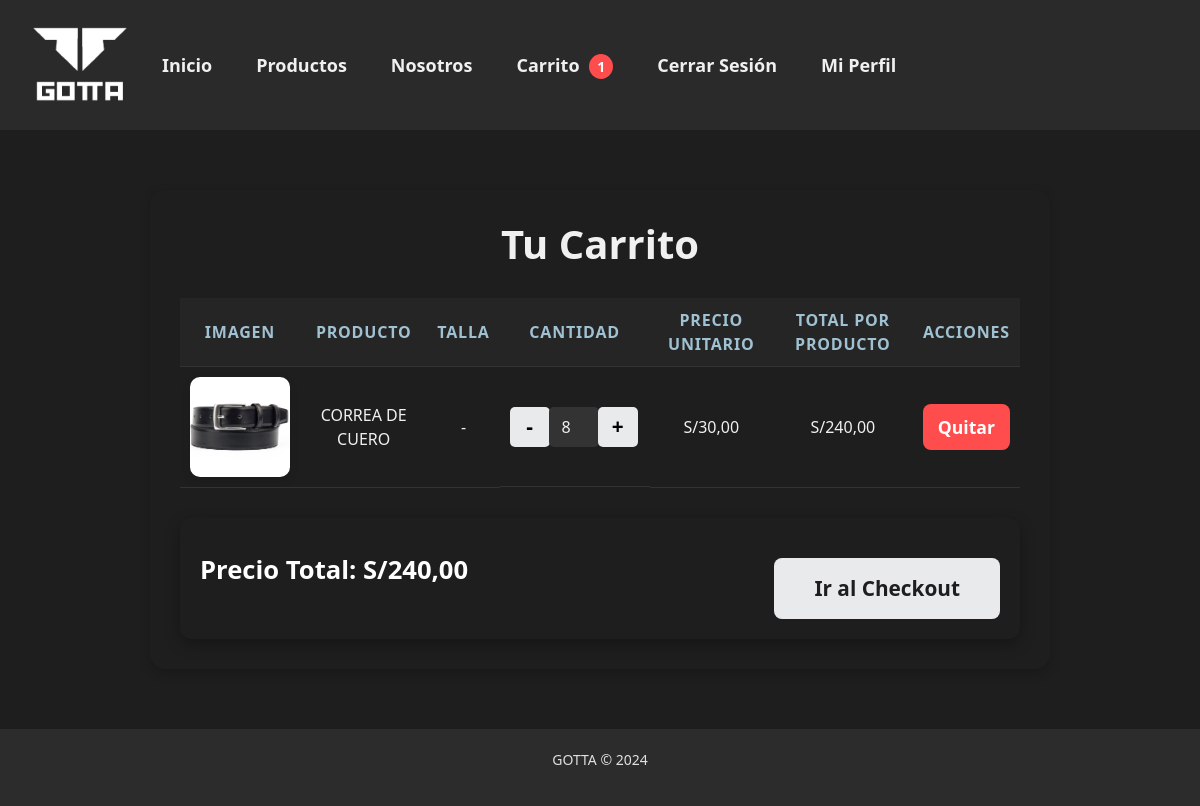
The page /cart/ (signed in) on the database as committed earlier.
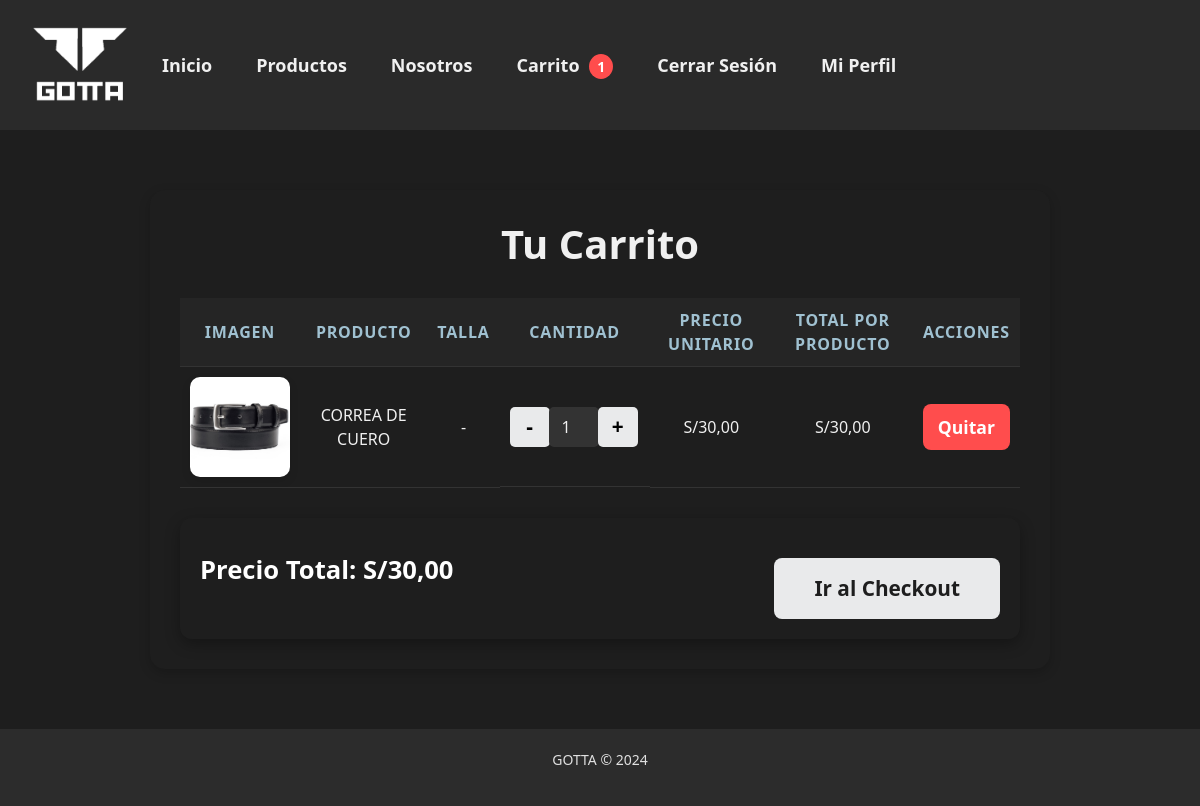
The same page on the database as committed later.
### appproject/models.py (models this page shows, shortened)
class CartItem(models.Model):
    cart = models.ForeignKey(Cart, on_delete=models.CASCADE, related_name='items')
    product_size = models.ForeignKey(ProductSize, on_delete=models.CASCADE)  # Relación con tamaño específico
    quantity = models.PositiveIntegerField(default=1)  # Añadimos valor por defecto

class ProductSize(models.Model):
    product = models.ForeignKey(Product, on_delete=models.CASCADE, related_name='sizes')
    size = models.ForeignKey(Size, on_delete=models.CASCADE)
    stock = models.PositiveIntegerField(default=0)

class Product(models.Model):
    name = models.CharField(max_length=255)
    description = models.TextField()
    price = models.DecimalField(max_digits=10, decimal_places=2)
    stock = models.PositiveIntegerField()
    category = models.ForeignKey(Category, on_delete=models.CASCADE)
    image = models.ImageField(upload_to='products/')
    created_at = models.DateTimeField(auto_now_add=True)

### appproject/views.py (the view)
# urls.py: path('cart/', views.view_cart, name='view_cart'),  # Vista del carrito
@login_required
def view_cart(request):
    cart = get_object_or_404(Cart, user=request.user)
    cart_items = cart.items.all()
    total_price = 0
    for item in cart_items:
        item.total_price = item.product_size.product.price * item.quantity  # Calcula el total por ítem
        total_price += item.total_price  # Suma al precio total del carrito
    return render(request, 'pages/cart.html', {
        'cart_items': cart_items,
        'total_price': total_price
    })

### appproject/templates/pages/cart.html (shortened to what this page needs)
{% extends 'base.html' %}
{% block content %}
<div id="unique-cart-container" class="cart-container">
    <h1 id="unique-titulo-carrito">Tu Carrito</h1>
    {% if cart_items %}
    <form id="unique-form-update-cart" action="{% url 'update_cart' %}" method="post">
        <table id="unique-cart-table" class="cart-table">
            <thead>
                <tr>
                    <th>Imagen</th>
                    <th>Producto</th>
                    <th>Talla</th>
                    <th>Cantidad</th>
                    <th>Precio Unitario</th>
                    <th>Total por Producto</th>
                    <th>Acciones</th>
                </tr>
            </thead>
            <tbody>
                {% for item in cart_items %}
                <tr id="unique-cart-item-{{ item.id }}">
                    <td class="product-image">
                        <img src="{{ item.product_size.product.image.url }}" alt="{{ item.product_size.product.name }}" width="100" height="100">
                    </td>
                    <td class="product-name">{{ item.product_size.product.name }}</td>
                    <td>
                        {% if item.product_size.size.name != "NONE" %}
                            {{ item.product_size.size.name }}
                        {% else %}
                            -
                        {% endif %}
                    </td>
                    <td class="quantity-input">
                        <div class="input-group">
                            <button type="submit" name="action" value="decrease_{{ item.id }}" class="btn-quantity" id="unique-btn-decrease-{{ item.id }}">-</button>
                            <input type="number" id="unique-quantity-{{ item.id }}" name="quantity_{{ item.id }}" value="{{ item.quantity }}" min="1" readonly>
                            <button type="submit" name="action" value="increase_{{ item.id }}" class="btn-quantity" id="unique-btn-increase-{{ item.id }}">+</button>
                        </div>
                    </td>
                    <td id="unique-unit-price-{{ item.id }}">S/{{ item.product_size.product.price|floatformat:2 }}</td>
                    <td id="unique-total-price-{{ item.id }}">S/{{ item.total_price|floatformat:2 }}</td>
                    <td>
                        <button id="unique-btn-remove-{{ item.id }}" type="submit" name="action" value="remove_{{ item.id }}" class="btn btn-danger">Quitar</button>
                    </td>
                </tr>
                {% endfor %}
            </tbody>
        </table>
    </form>
    <div id="unique-cart-summary" class="cart-summary">
        <p id="unique-total-price-summary"><strong>Precio Total:</strong> S/{{ total_price|floatformat:2 }}</p>
        <a id="unique-btn-checkout" href="{% url 'checkout' %}" class="btn btn-primary">Ir al Checkout</a>
    </div>
    {% else %}
    <div id="unique-empty-cart" class="empty-cart">
        <p>Tu carrito está vacío.</p>
        <a id="unique-btn-view-products" href="{% url 'products_list' %}" class="btn btn-secondary">Ver productos</a>
    </div>
    {% endif %}
</div>
{% endblock %}

Rows that differ between the two databases and show on the page:
changed CartItem "CORREA DE CUERO": quantity "8" → "1"; total_price "240,00" → "30,00"
Other text that changed with them:
{{ total_price|floatformat:2 }}: "240,00" → "30,00"
